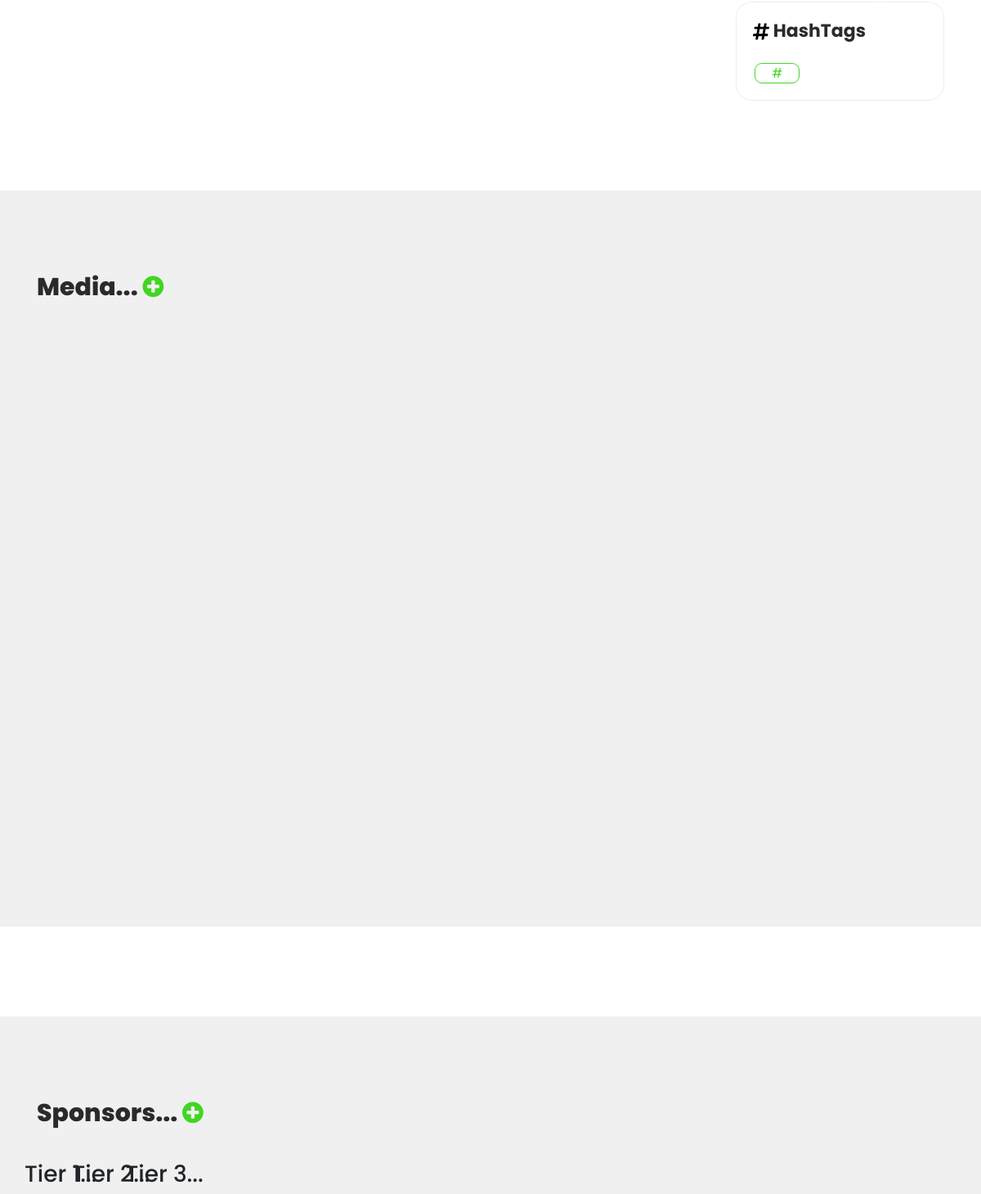
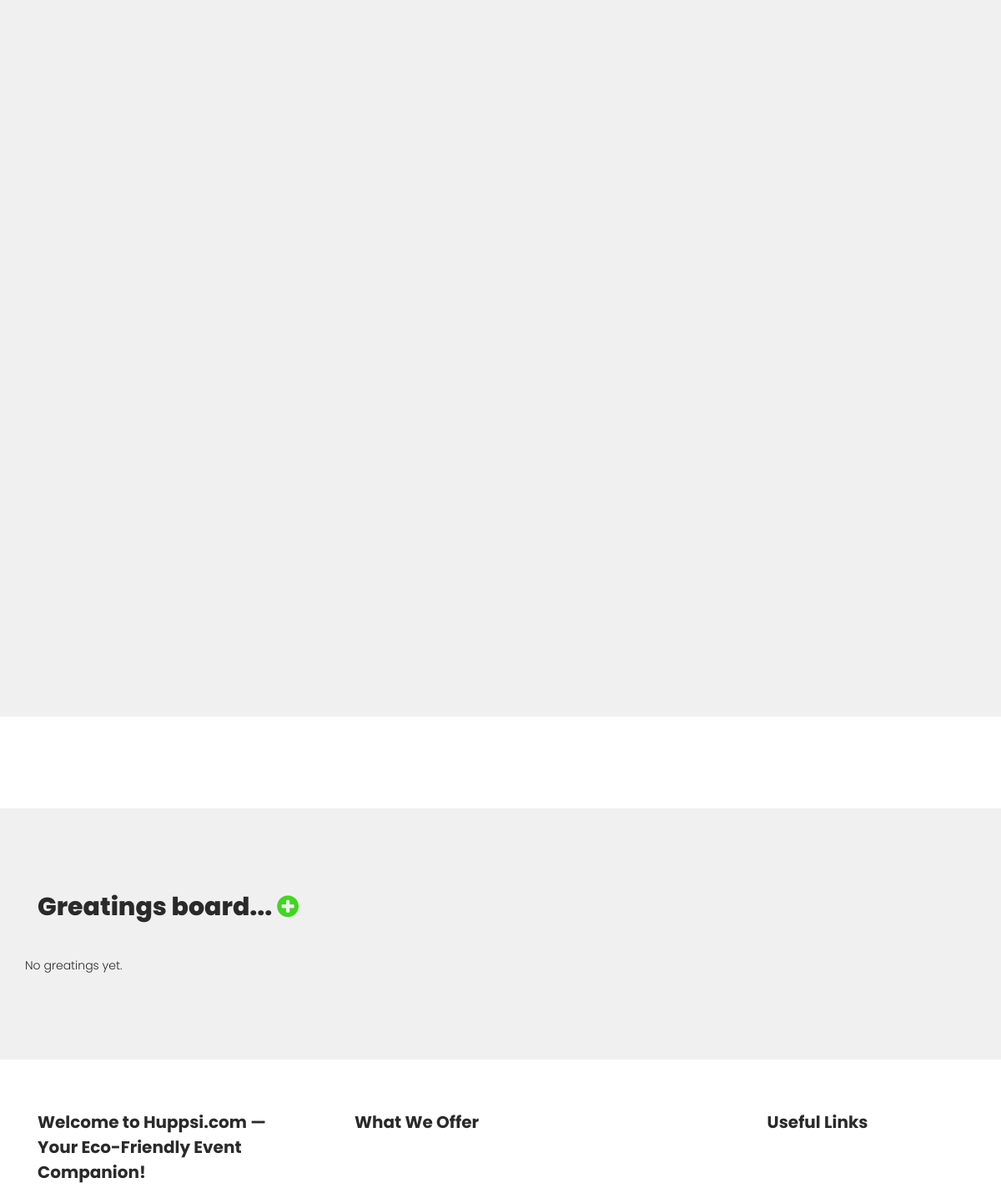
Page /event/68/ (middle part) on the earlier database version (2 pictures, top to bottom).
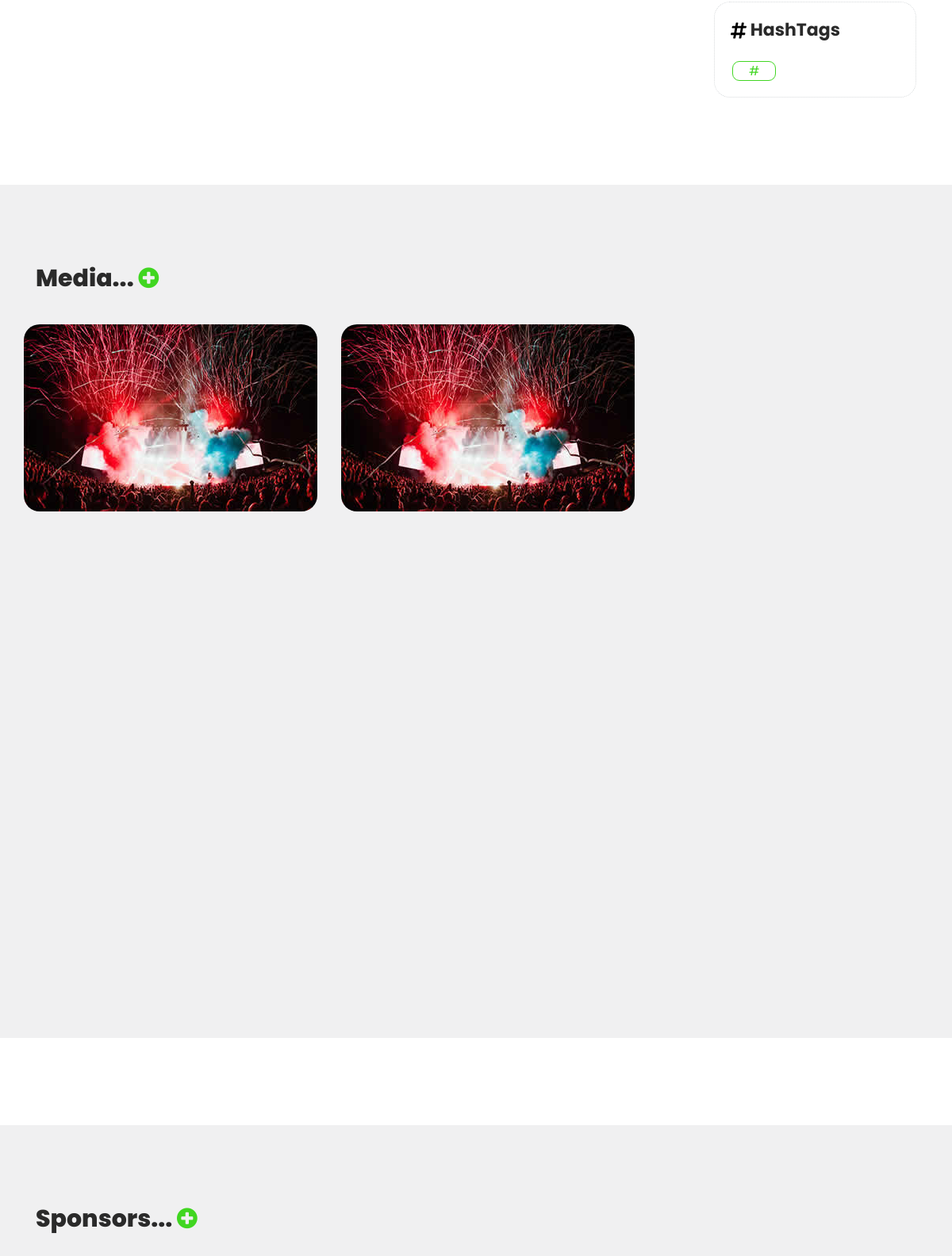
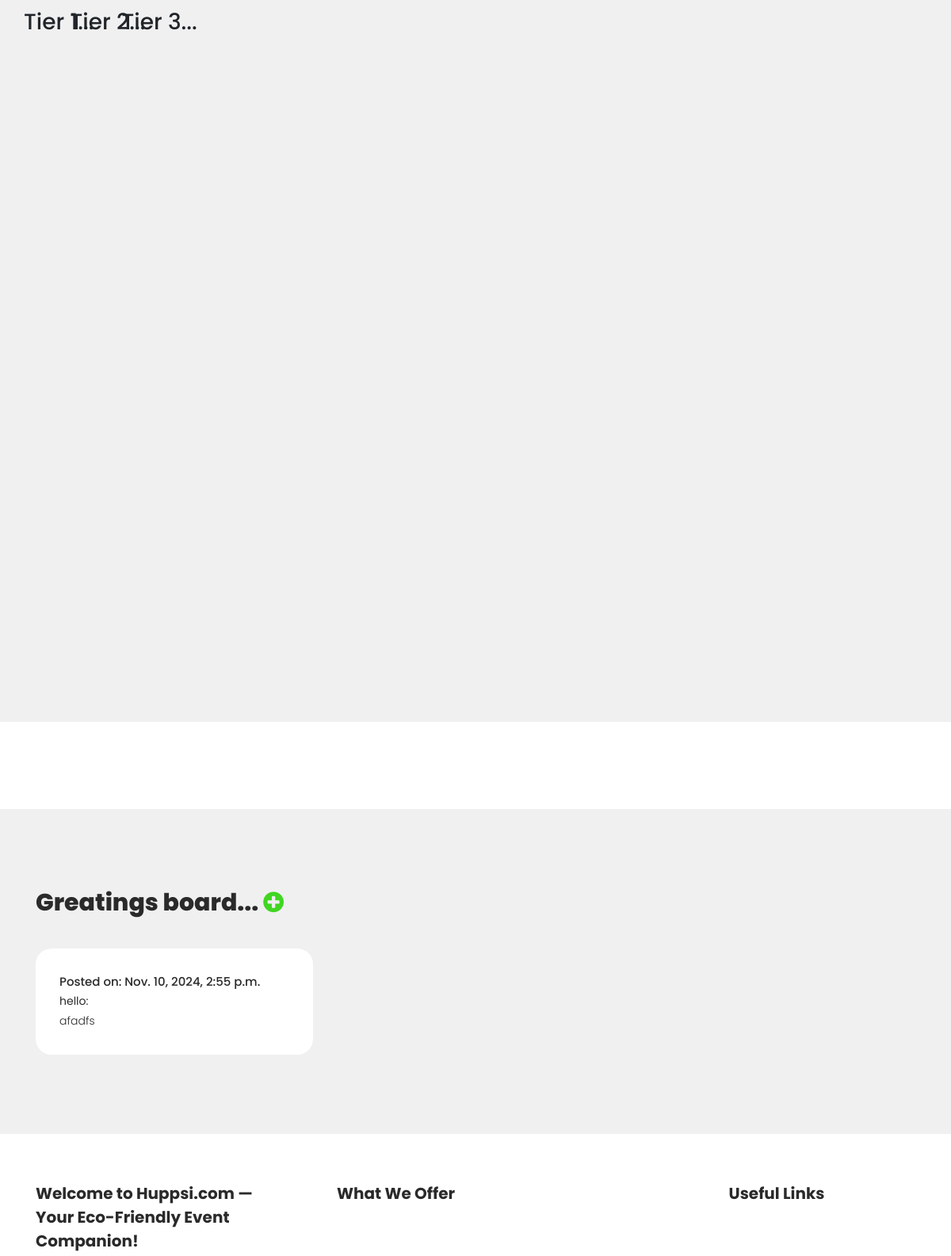
Same page on the later database version (2 pictures, top to bottom).
### EMS/models.py (models this page shows, shortened)
class Comment(models.Model):
    event = models.ForeignKey(EventData, on_delete=models.CASCADE, related_name='comments')
    user = models.ForeignKey(User, on_delete=models.CASCADE)
    text = models.TextField(blank=True, null=True)
    image = models.ImageField(upload_to='comment_images/', blank=True, null=True)
    video = models.FileField(upload_to='comment_videos/', validators=[validate_video_file], null=True, blank=True)
    email = models.EmailField()
    name = models.CharField(max_length=200)
    status_choice = (
        ('approve', 'Approve'),
        ('deny', 'Deny'),
    )
    status = models.CharField(choices=status_choice, max_length=10,blank=True)
    created_at = models.DateTimeField(auto_now_add=True)
    like_count = models.PositiveIntegerField(default=0)
    heart_count = models.PositiveIntegerField(default=0)

### EMS/views.py (the view)
# urls.py: path('event/<int:event_id>/', views.event_detail, name='event_detail'),
def event_detail(request, event_id):
    event = get_object_or_404(EventData, id=event_id)
    images = event.images.all()
    sitting_plans = event.sitting_plans.all()
    schedule_plans = event.schedule_plans.all()
    userData = User.objects.get(username = event.user)
    event_related = EventData.objects.filter(user=userData.id)[:3]
    comments = event.comments.filter(status = 'approve')
    hashtags = event.hashTags.split(" ")
    if request.method == 'POST':
        form = CommentForm(request.POST, request.FILES)
        if form.is_valid():
            comment = form.save(commit=False)
            comment.event = event
            comment.user = event.user  # Assuming the user is logged in
            comment.save()
            messages.success(request, 'Successfully Sent!')
            return redirect('event_detail', event_id=event.id)
    else:
        form = CommentForm()
    if event.category == 'public':
        return render(request, 'events/event_detail.html', {'event': event,'hashtags':hashtags,'images': images,'sitting_plans': sitting_plans,'schedule_plans': schedule_plans, 'event_related':event_related, 'comments': comments, 'form': form,'active_page': 'home', 'showComment':''})
    else:
        return render(request, 'events/event_detail.html', {'event': event, 'hashtags':hashtags,'images': images,'sitting_plans': sitting_plans,'schedule_plans': schedule_plans,'event_related':event_related, 'comments': comments, 'form': form,'active_page': 'home', 'showComment':'True'})

### EMS/templatetags/custom_filters.py (called while the page is built)
@register.filter
def replace_slash(value):
    return value.replace('/', '$$@$$')

@register.filter
def short10(value):
    return value[0:10]+"..."

### EMS/templates/events/event_detail.html (shortened to what this page needs)
{% extends 'base/base.html' %}
{% load custom_filters %}
{% load static %}
{% block content %}
<div id="DescSection" class="about-upcoming-shows">
    <div class="container">
        <div class="row">
            <div class="col-lg-9">
                <span class="datetime">{{ event.start_date }} - {{ event.start_time }} </span><br>
                <br>
            </div>
            <div class="col-lg-3">
                <br>
                <br>
                <div class="next-shows">
                    <h4>
                     HashTags </h4>
                    <div class="down-content">
                            {% for tags in hashtags%}
                            <a class="outline_login_btn" style="color: white;border-radius: 9px;overflow: hidden; margin: 5px 2px;"
                                target="_blank">#{{tags}} </a>
                            {% endfor %}
                    </div>
                </div>
            </div>
        </div>
    </div>
</div>
<div id="MediaSection" class="also-like">
    <div class="container">
        <div class="row">
            <div class="col-lg-12">
                <h2>Media... <a href="#CommentMediaSection"><i style="color: #40d621;"
                            class="fa fa-plus-circle"></i></a>
                </h2>
            </div>
            <div class="media_grid">
                {% for comment in comments %}
                {% if comment.image %}
                <div class="col-xl-auto">
                    <div class="like-item">
                        <div class="thumb">
                            <img src="{{ comment.image.url }}" alt="Comment image">
                        </div>
                    </div>
                </div>
                {% endif %}
                {% endfor %}
            </div>
        </div>
    </div>
</div>
<div id="SponsorSection" class="also-like">
    <div class="container">
        <div class="row">
            <div class="col-lg-12">
                <h2>Sponsors... <a href="#CommentSponsorSection"><i style="color: #40d621;"
                            class="fa fa-plus-circle"></i></a>
                </h2>
            </div>
            <h3>Tier 1...</h3>
            <h3>Tier 2...</h3>
            <h3>Tier 3...</h3>
        </div>
    </div>
</div>
{% if showComment %}
<div class="also-like">
    <div class="container">
        <div class="row">
            <div class="col-lg-12">
                <h2>Greatings board... <a href="#CommentSection"><i style="color: #40d621;"
                            class="fa fa-plus-circle"></i></a></h2>
            </div>
            {% for comment in comments %}
            {% if not comment.image %}
            {% if not comment.video %}
            <div class="col-lg-4">
                <div class="like-item">
                    <div class="down-content">
                        <span>Posted on: {{ comment.created_at }}</span>
                        <p><strong>{{ comment.name }}:<br></strong>{{ comment.text }}</p>
                    </div>
                </div>
            </div>
            {% endif %}
            {% endif %}
            {% empty %}
            <p>No greatings yet.</p>
            {% endfor %}
        </div>
    </div>
</div>
{% endif %}
{% endblock content %}

Differences in the rows shown:
now on this page (row edited): Comment: image (picture), shown under "Media..."
now on this page (row edited): Comment: image (picture), shown under "Media..."
now on this page (row edited): Comment: created_at "Nov. 10, 2024, 2:55 p.m.", name "hello", text "afadfs", shown under "Greatings board..."
Other differences:
text no longer shown: "No greatings yet."
